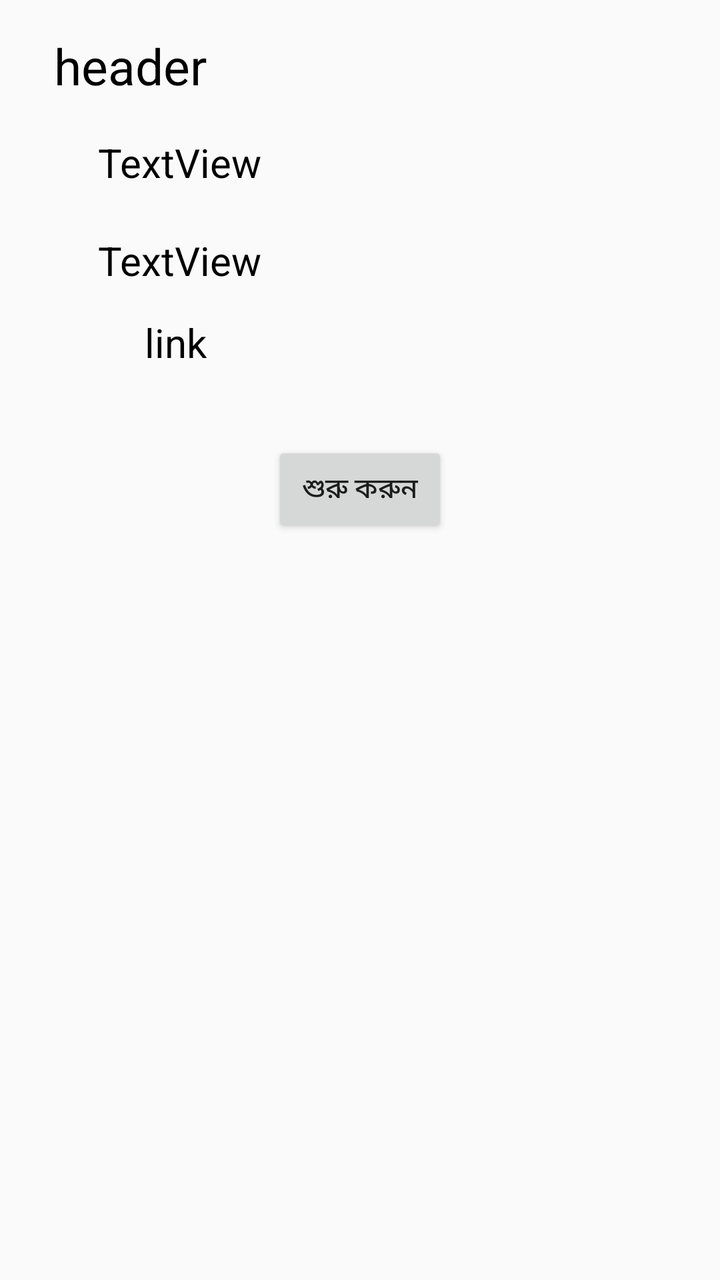
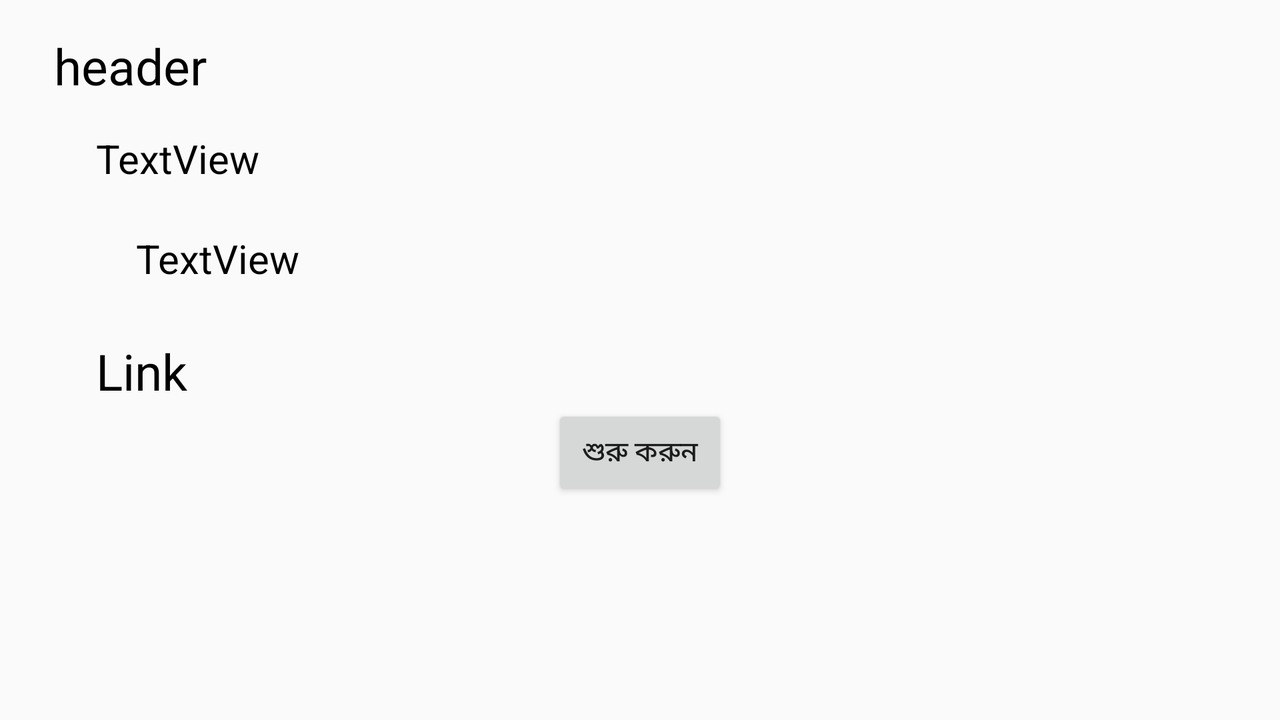

Compare how this app lays out the same screen by default and in its alternative resource folder. The renders come first, then the two layout files and the values they reference.
<!-- AndroidManifest.xml: application theme PrimaryTheme -->
<!-- res/layout/test_autism_start.xml -->
<?xml version="1.0" encoding="utf-8"?>
<LinearLayout xmlns:android="http://schemas.android.com/apk/res/android"
    android:orientation="vertical" android:layout_width="match_parent"
    android:layout_height="match_parent">



    <ScrollView
        android:layout_width="match_parent"
        android:layout_height="match_parent">

    <RelativeLayout
        android:layout_width="match_parent"
        android:layout_height="match_parent">

        <TextView
            android:text="header"
            android:layout_width="wrap_content"
            android:layout_height="wrap_content"
            android:layout_marginLeft="27dp"
            android:layout_marginStart="27dp"
            android:layout_marginTop="16dp"
            android:id="@+id/textView10"
            android:textSize="25dp"
            android:textColor="@color/black"
            android:layout_alignParentTop="true"
            android:layout_alignParentLeft="true"
            android:layout_alignParentStart="true" />

        <TextView
            android:text="TextView"
            android:layout_width="wrap_content"
            android:layout_height="wrap_content"
            android:layout_marginTop="18dp"
            android:id="@+id/textView14"
            android:textSize="20dp"
            android:textColor="@color/black"
            android:layout_below="@+id/textView10"
            android:layout_alignLeft="@+id/textView10"
            android:layout_alignStart="@+id/textView10"
            android:layout_marginLeft="22dp"
            android:layout_marginStart="22dp" />

        <TextView
            android:text="TextView"
            android:layout_width="wrap_content"
            android:layout_height="wrap_content"
            android:layout_marginTop="22dp"
            android:id="@+id/textView15"
            android:textSize="20dp"
            android:textColor="@color/black"
            android:layout_below="@+id/textView14"
            android:layout_alignLeft="@+id/textView14"
            android:layout_alignStart="@+id/textView14" />

        <TextView
            android:layout_width="wrap_content"
            android:layout_height="wrap_content"
            android:layout_marginTop="14dp"
            android:id="@+id/textView16"
            android:textSize="20dp"
            android:autoLink="web"
            android:textColor="@color/black"
            android:text="link"
            android:layout_below="@+id/textView15"
            android:layout_alignRight="@+id/textView10"
            android:layout_alignEnd="@+id/textView10" />

        <Button
            android:text="শুরু করুন"
            android:layout_width="wrap_content"
            android:layout_height="wrap_content"
            android:id="@+id/button6"
            android:layout_marginTop="36dp"
            android:layout_below="@+id/textView16"
            android:layout_centerHorizontal="true" />

    </RelativeLayout>
</ScrollView>
</LinearLayout>
<!-- resources referenced by this layout -->
<resources>
  <color name="black">#000000</color>
  <style name="PrimaryTheme" parent="Theme.AppCompat.Light">
  
          <item name="colorPrimary">@android:color/holo_blue_light</item>
          <item name="colorPrimaryDark">@android:color/holo_green_light</item>
          <item name="colorAccent">@color/colorAccent</item>
          <item name="logo">@drawable/logo</item>
          <item name="displayOptions">useLogo|showHome</item>
  
  
      </style>
  <color name="colorAccent">#38b6cc</color>
</resources>
<!-- res/layout-land/test_autism_start.xml (the repository's variant of the layout above) -->
<!-- drawn on the phone turned sideways -->
<?xml version="1.0" encoding="utf-8"?>
<LinearLayout xmlns:android="http://schemas.android.com/apk/res/android"
    android:orientation="vertical" android:layout_width="match_parent"
    android:layout_height="match_parent">

    <ScrollView
        android:layout_width="match_parent"
        android:layout_height="match_parent">

    <RelativeLayout
        android:layout_width="match_parent"
        android:layout_height="match_parent">

        <TextView
            android:text="header"
            android:layout_width="wrap_content"
            android:layout_height="wrap_content"
            android:layout_marginLeft="27dp"
            android:layout_marginStart="27dp"
            android:layout_marginTop="16dp"
            android:id="@+id/textView10"
            android:textSize="25dp"
            android:textColor="@color/black"
            android:layout_alignParentTop="true"
            android:layout_alignParentLeft="true"
            android:layout_alignParentStart="true" />

        <TextView
            android:text="TextView"
            android:layout_width="wrap_content"
            android:layout_height="wrap_content"
            android:layout_marginTop="16dp"
            android:id="@+id/textView14"
            android:textSize="20dp"
            android:textColor="@color/black"
            android:layout_below="@+id/textView10"
            android:layout_alignLeft="@+id/textView10"
            android:layout_alignStart="@+id/textView10"
            android:layout_marginLeft="21dp"
            android:layout_marginStart="21dp" />

        <TextView
            android:text="TextView"
            android:layout_width="wrap_content"
            android:layout_height="wrap_content"
            android:layout_marginTop="23dp"
            android:id="@+id/textView15"
            android:textSize="20dp"
            android:textColor="@color/black"
            android:layout_below="@+id/textView14"
            android:layout_alignLeft="@+id/textView14"
            android:layout_alignStart="@+id/textView14"
            android:layout_marginLeft="20dp"
            android:layout_marginStart="20dp" />

        <TextView
            android:text="Link"
            android:layout_width="wrap_content"
            android:layout_height="wrap_content"
            android:layout_below="@+id/textView15"
            android:layout_alignLeft="@+id/textView14"
            android:layout_alignStart="@+id/textView14"
            android:layout_marginTop="26dp"
            android:textSize="25dp"
            android:autoLink="web"
            android:textColor="@color/black"
            android:id="@+id/textView16" />

    <Button
        android:text="শুরু করুন"
        android:layout_width="wrap_content"
        android:layout_height="wrap_content"
        android:id="@+id/button6"
        android:layout_alignParentBottom="true"
        android:layout_centerHorizontal="true"
        android:layout_below="@+id/textView16"/>

</RelativeLayout>
    </ScrollView>
</LinearLayout>
